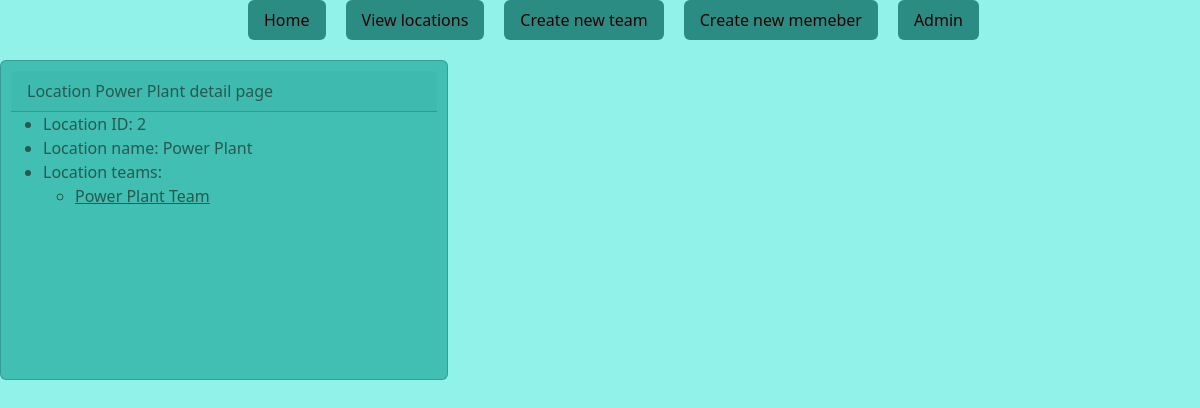
The app's page /location/location-detail/2 with its own data.
### location/models.py (models this page shows, shortened)
class Location(models.Model):
    name = models.CharField(max_length=30)

### team/models.py (models this page shows, shortened)
class Team(models.Model):
    name = models.CharField(max_length=30)
    location = models.ForeignKey(Location, on_delete=models.CASCADE)

### location/views.py (the view)
# urls.py: path("location-detail/<int:id>", locationDetail, name="locationDetail"),
def locationDetail(request, id): # select_related might be better here.
    location = get_object_or_404(Location, pk=id)
    teams = Team.objects.filter(location_id = id)
    return render(request, "location/location-detail.html", {"location": location,
                                                          "teams": teams})

### location/templates/location/location-detail.html (shortened to what this page needs)
{% extends "base.html" %} {% block content%}
<div
  class="card text"
  style="
    padding: 10px;
    max-width: 28rem;
    height: 20rem;
    background-color: #41bfb3;
    color: #275950;
  "
>
  <div class="card-text">
    <div class="card-header">Location {{location.name}} detail page</div>
    <ul>
      <li>Location ID: {{location.id}}</li>
      <li>Location name: {{location.name}}</li>
      <li>
        Location teams:
        <ul>
          {% for team in teams %}
          <li>
            <a href="{% url 'teamDetail' team.id %}" style="color: #275950">
              {{ team.name }}
            </a>
          </li>
          {% endfor %}
        </ul>
      </li>
    </ul>
    {% endblock %}

### records on screen
Location: name "Power Plant", id "2"
Team: name "Power Plant Team"
